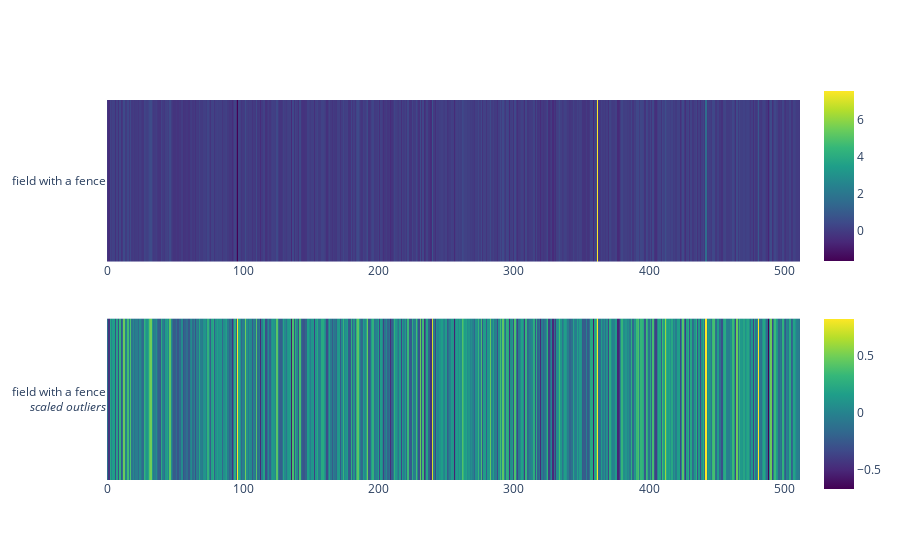

Source (notebook cell):
### Code cell
add_new_text_and_plot("field with a fence").show()

### Figure 1 — Plotly figure (JSON) as saved in the notebook; plotly's stock layout.template omitted (floating-point values rounded to 4 significant figures; data arrays with more than 128 entries replaced by an {"elided": "..."} marker saying what was removed)
{"data": [{"colorbar": {"len": 0.5, "y": 0.8}, "colorscale": [[0.0, "#440154"], [0.1111, "#482878"], [0.2222, "#3e4989"], [0.3333, "#31688e"], [0.4444, "#26828e"], [0.5556, "#1f9e89"], [0.6667, "#35b779"], [0.7778, "#6ece58"], [0.8889, "#b5de2b"], [1.0, "#fde725"]], "x": {"elided": "512 int values"}, "y": ["field with a fence"], "z": {"elided": "1x512 float values"}, "type": "heatmap", "xaxis": "x", "yaxis": "y"}, {"colorbar": {"len": 0.5, "y": 0.2}, "colorscale": [[0.0, "#440154"], [0.1111, "#482878"], [0.2222, "#3e4989"], [0.3333, "#31688e"], [0.4444, "#26828e"], [0.5556, "#1f9e89"], [0.6667, "#35b779"], [0.7778, "#6ece58"], [0.8889, "#b5de2b"], [1.0, "#fde725"]], "x": {"elided": "512 int values"}, "y": ["field with a fence<br><i>scaled outliers</i>"], "z": {"elided": "1x512 float values"}, "type": "heatmap", "xaxis": "x2", "yaxis": "y2"}], "layout": {"xaxis": {"anchor": "y", "domain": [0.0, 1.0]}, "yaxis": {"anchor": "x", "domain": [0.575, 1.0]}, "xaxis2": {"anchor": "y2", "domain": [0.0, 1.0]}, "yaxis2": {"anchor": "x2", "domain": [0.0, 0.425]}}}
